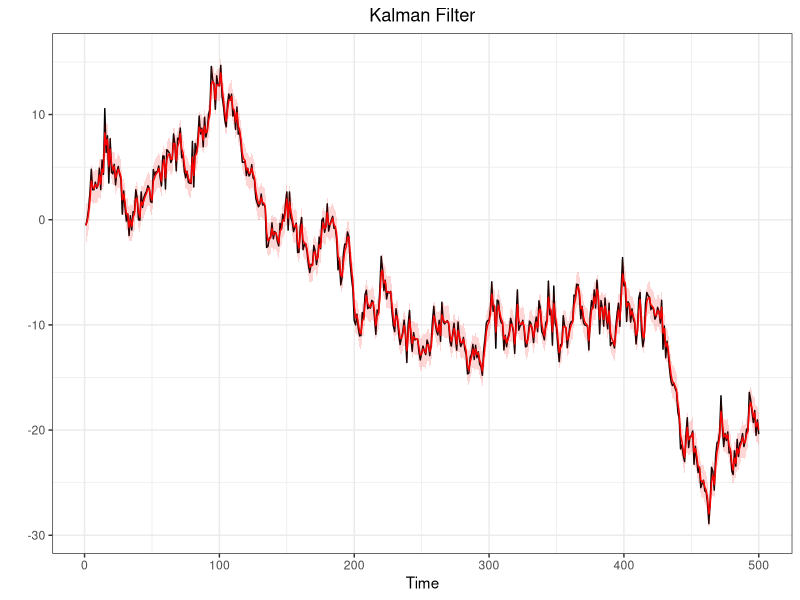
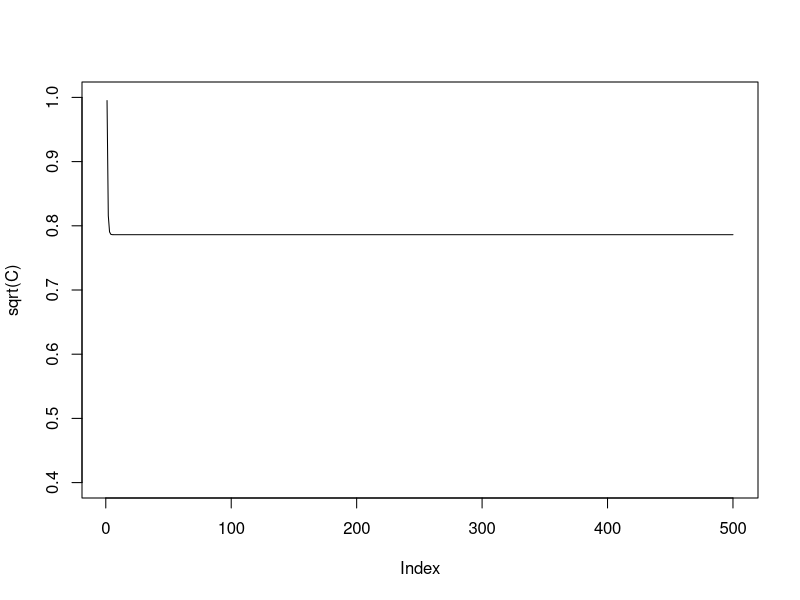

Here is the R script that generated these plots, in order: (Note: this script raises an error after producing the figures.)
#@@@@@@@@@@@@@@@@@@@@##
#   SMC: FILTERING    #
#@@@@@@@@@@@@@@@@@@@@##
library(ggplot2)
q025=function(x){quantile(x,0.025)}
q975=function(x){quantile(x,0.975)}


#Generate a random walk plus noise
#---------------------------------
#n = sample dim
#sigma = obs noise variance
#tau = state noise variance
#x0 = init state

dlm.sim = function(n,sigma,tau,x0){
  x    = rep(0,n)  #state process
  y    = rep(0,n)  #obs process
  x[1] = rnorm(1,x0,tau)
  y[1] = rnorm(1,x[1],sigma)
  for (t in 2:n){
    x[t] = rnorm(1,x[t-1],tau)
    y[t] = rnorm(1,x[t],sigma)
  }
  return(list(x=x,y=y))
}

#Filtering, using data
#---------------------
#y = observed data

DLM<-function(data,sig2,tau2,m0,C0,smooth){
  n  = length(data)
  m  = rep(0,n)
  C  = rep(0,n)
  s = rep(0,n)
  S = rep(0,n)
  B  = rep(0,n-1)
  for (t in 1:n){
    if (t==1){
      a = m0
      R = C0 + tau2
    }else{
      a = m[t-1]
      R = C[t-1] + tau2
    }
    A = R/(R+sig2)
    m[t] = (1-A)*a + A*y[t]
    C[t] = A*sig2
    B[t-1] = C[t]/(C[t]+tau2)
  }
  s[n] = m[n]
  S[n] = C[n]
  for (t in (n-1):1){
    s[t] = (1-B[t])*m[t]+B[t]*s[t+1]
    S[t] = (1-B[t])*C[t]+B[t]^2*S[t+1]
  }
  return(list(m=m,C=C,s=s,S=S))
}


#Generate a random walk plus noise
#---------------------------------
n=500
tau2=1
sigma2=1
sigma=sqrt(sigma2)
tau=sqrt(tau2)
x0=0

sim<-dlm.sim(n,sigma,tau,x0)
y<-sim$y
x<-sim$x

#Kalman Filter
#-------------
m0=0
C0=100
filtval<-DLM(y,sigma2,tau2,m0,C0)
m<-filtval$m
C<-filtval$C
Low = m + qnorm(0.025)*sqrt(C)
Up = m + qnorm(0.975)*sqrt(C)

#Put everything in a data frame (for ggplot)
timeframe<-c(1:length(y))
DLM.df<-data.frame(timeframe,y,x,m,C,Low,Up)

#Plots (observations in black and filtered states in red)
ggplot(DLM.df,aes(x=timeframe))+
  geom_line(aes(y=y))+
  geom_line(aes(y=m),col="red")+
  geom_ribbon(aes(ymin = Low, ymax = Up),
              fill="red",alpha=0.16) +
  labs(x="Time",
       y="")+
  ggtitle("Kalman Filter")+
  theme_bw()+
  theme(plot.title = element_text(hjust = 0.5))

#Sequential Importance Sampling
#------------------------------
#This function produce sequential importance samples
#for Space state model that have linear gaussian state process
#y=data
#N=n°sample produced
#m0,c0,tau and sigma specified as above
#It returns xs,ws and ess which are respectively the filtered states
#the relative weight and the effective sample size for any period.

SISfun<-function(data,N,m0,C0,tau,sigma,smooth){
  xs<-NULL
  ws<-NULL
  ess<-NULL
  x  = rnorm(N,m0,sqrt(C0))
  w  = rep(1/N,N)
  for(t in 1:length(data)){
    x    = rnorm(N,x,tau)                   #sample from N(x_{0},tau)
    w    = w*dnorm(data[t],x,sigma)         #update weight
    xs = rbind(xs,x)
    ws = rbind(ws,w)
    
    wnorm= w/sum(w)                         #normalized weight
    ESS  = 1/sum(wnorm^2)                   #effective sample size
    
    ess =rbind(ess,ESS)
  }
  
  if(smooth){
    xb = matrix(0,n,N)
    for (j in 1:N){
      xb[n,j] = xs[n,j]
      for (t in (n-1):1){
        w = dnorm(xb[t+1,j],xs[t,],tau)
        w = w/sum(w)
        xb[t,j] = sample(xs[t,],size=1,prob=w)
      }
    }
    return(list(xs=xs,ws=ws,ess=ess,xb=xb))
  }else{}
  
  return(list(xs=xs,ws=ws,ess=ess))
}

#Nota: il SIS così costruito (Chopin-Papastiliopoluos) 
#ha problemi con i pesi infatti wnorm dopo un po' di iterazioni 
#è un vettore (0,0,...,0,1) dopodichè dà errore

#Sequential Importance Sampling with Resampling
#----------------------------------------------
SISRfun<-function(data,N,m0,C0,tau,sigma,smooth){
  if(missing(smooth)){smooth=F}
  ws  = NULL
  xs  = NULL
  ess = NULL
  x   = rnorm(N,m0,sqrt(C0))
  w   = rep(1/N,N)
  n   = length(data)
  for (t in 1:n){
    x1  = rnorm(N,x,tau)
    w1   = w*dnorm(data[t],x1,sigma)
    x   = sample(x1,size=N,replace=T,prob=w1)
    w   = rep(1/N,N)
    
    xs  = rbind(xs,x)
    ws  = rbind(ws,w)
    
    wnorm   = w/sum(w)
    ESS = 1/sum(wnorm^2)
    ess = c(ess,ESS)
  }
  if(smooth){
    xb = matrix(0,n,N)
    for (j in 1:N){
      xb[n,j] = xs[n,j]
      for (t in (n-1):1){
        w = dnorm(xb[t+1,j],xs[t,],tau)
        w = w/sum(w)
        xb[t,j] = sample(xs[t,],size=1,prob=w)
      }
    }
    return(list(xs=xs,ws=ws,ess=ess,xb=xb))
  }else{}
  
  return(list(xs=xs,ws=ws,ess=ess))
}

#Particle Filter
#---------------
PFfun<-function(data,N,m0,C0,tau,sigma){
  xs<-NULL
  ws<-NULL
  ess<-NULL
  x  = rnorm(N,m0,sqrt(C0))
  w  = rep(1/N,N)
   
  for(t in 1:length(data)){
    
    x<-rnorm(N,x,tau)
    w1<-w*dnorm(data[t],x,sigma)
    
    w = w1/sum(w1)
    ESS  = 1/sum(w^2)
    
    if(ESS<(N/2)){
      index<-sample(N,size=N,replace=T,prob=w)
      x<-x[index]
      w<-rep(1/N,N)
    }else{}
    
    xs = rbind(xs,x)
    ws = rbind(ws,w)
    ess =rbind(ess,ESS)
  }
  return(list(xs=xs,ws=ws,ess=ess))
}



#Guided Particle Filter
#----------------------
GPFfun<-function(data,N,m0,C0,tau,sigma){
  xs<-NULL
  ws<-NULL
  ess<-NULL
  x  = rnorm(N,m0,sqrt(C0))
  w  = rep(1/N,N)
  
  for(t in 1:length(data)){
    
    xprev<-x
    x<-rnorm(N,x,tau)
    w1<-w*dnorm(data[t],x,sigma)*dnorm(x,xprev,tau)*I(x>0)/dnorm(x,xprev,tau)
    
    w = w1/sum(w1)
    ESS  = 1/sum(w^2)
    
    if(ESS<(N/2)){
      index<-sample(N,size=N,replace=T,prob=w)
      x<-x[index]
      w<-rep(1/N,N)
    }else{}
    
    xs = rbind(xs,x)
    ws = rbind(ws,w)
    ess =rbind(ess,ESS)
  }
  return(list(xs=xs,ws=ws,ess=ess))
}

a<-PFfun(y,1000,0,100,1,1)
s<-sample(a$xs[200,],replace=T,prob=a$ws[200,])
#
#
#Guided Particle Filter
#----------------------
GPFfun<-function(data,N,m0,C0,tau,sigma){
  xs<-NULL
  ws<-NULL
  ess<-NULL
  x  = rnorm(N,m0,sqrt(C0))
  w  = rep(1/N,N)
  
  for(t in 1:length(data)){
    
    xprev<-x
    x<-rnorm(N,x,tau)
    w1<-w*dnorm(data[t],x,sigma)*dunif(x,xprev,xprev+10)/dnorm(x,xprev,tau)
    
    w = w1/sum(w1)
    ESS  = 1/sum(w^2)
    
    if(ESS<(N/2)){
      index<-sample(N,size=N,replace=T,prob=w)
      x<-x[index]
      w<-rep(1/N,N)
    }else{}
    
    xs = rbind(xs,x)
    ws = rbind(ws,w)
    ess =rbind(ess,ESS)
  }
  return(list(xs=xs,ws=ws,ess=ess))
}



#Auxiliary Particle Filter (ESS-based resampling)
#------------------------------------------------
APFfun<-function(data,N,m0,C0,tau,sigma){
  xs<-NULL
  ws<-NULL
  ess<-NULL
  x  = rnorm(N,m0,sqrt(C0))
  w  = rep(1/N,N)
  
  for(t in 1:length(data)){
    
    weight = w*dnorm(data[t],x,sigma)
    k   = sample(1:N,size=N,replace=TRUE,prob=weight)
    x1   = rnorm(N,x[k],tau)
    lw  = dnorm(data[t],x1,sigma,log=TRUE)-dnorm(data[t],x[k],sigma,log=TRUE)
    w   = exp(lw)
    w   = w/sum(w)
    ESS  = 1/sum(w^2)
    
    if(ESS<(N/2)){
      index<-sample(N,size=N,replace=T,prob=w)
      x1<-x1[index]
      w<-rep(1/N,N)
    }else{}
    
    x <- x1
    xs = rbind(xs,x)
    ws = rbind(ws,w)
    ess =rbind(ess,ESS)
    
  }
  return(list(xs=xs,ws=ws,ess=ess))
}

#APF no ESS based resampling
#---------------------------
NAMEfun<-function(data,N,m0,C0,tau,sigma,smooth){
  if(missing(smooth)){smooth=F}
  ws  = NULL
  xs  = NULL
  ess = NULL
  x   = rnorm(N,m0,sqrt(C0))
  w   = rep(1/N,N)
  for (t in 1:n){
    w0  = w*dnorm(data[t],x,sigma)
    k   = sample(1:N,size=N,replace=TRUE,prob=w0)
    x1  = rnorm(N,x[k],tau)
    lw  = dnorm(data[t],x1,sigma,log=TRUE)-dnorm(data[t],x[k],sigma,log=TRUE)
    w   = exp(lw-max(lw))
    w   = w/sum(w)
    ESS = 1/sum(w^2)
    x   = sample(x1,size=N,replace=T,prob=w)
    xs  = rbind(xs,x)
    ws  = rbind(ws,w/sum(w))
    ess = c(ess,ESS)
  }
  
  if(smooth){
    xb = matrix(0,n,N)
    for (j in 1:N){
      xb[n,j] = xs[n,j]
      for (t in (n-1):1){
        w = dnorm(xb[t+1,j],xs[t,],tau)
        w = w/sum(w)
        xb[t,j] = sample(xs[t,],size=1,prob=w)
      }
    }
    return(list(xs=xs,ws=ws,ess=ess,xb=xb))
  }else{}
  
  return(list(xs=xs,ws=ws,ess=ess))
}

# Liu and West filter
# -------------------
set.seed(8642)
N      = 10

LWfun<-function(data,N,m0,C0,alphav,betav,alphaw,betaw,delta){
  
  xs     = rnorm(N,m0,sqrt(C0))
  if(missing(c(alphav,betav,alphaw,betaw))){
    pars   = cbind(runif(N,0,10),runif(N,0,10))
  }else{
  pars   = cbind(rgamma(N,shape=alphav,scale=betav),rgamma(N,shape=alphaw,scale=betaw))
  }
  a      = (3*delta-1)/(2*delta)
  h2     = 1-a^2
  parss  = array(0,c(N,2,n))
  xss    = NULL
  ws     = NULL
  ESS    = NULL
  w      = rep(1/N,N)
  for (t in 1:length(data)){
    meanV = weighted.mean(pars[,1],w)
    varV  = weighted.mean((pars[,1]-meanV)^2,w)
    meanW = weighted.mean(pars[,2],w)
    varW  = weighted.mean((pars[,2]-meanW)^2,w)
    
    muV = a*pars[,1]+(1-a)*meanV
    sigma2V = (1-a^2)*varV
    alphaV = muV^2/sigma2V
    betaV = muV/sigma2V
    
    muW = a*pars[,1]+(1-a)*meanW
    sigma2W = (1-a^2)*varW
    alphaW = muW^2/sigma2W
    betaW = muW/sigma2W
    
    weight      = w*dnorm(data[t],xs,sqrt(muV))
    k           = sample(1:N,size=N,replace=T,prob=weight)
    
    pars[,1]<-rgamma(N,shape=alphaV[k],rate=betaV[k])
    pars[,2]<-rgamma(N,shape=alphaW[k],rate=betaW[k])
    
    xsprevious<-xs[k]
    xs = rnorm(N,xs[k],sqrt(pars[,2]))
    
    w           = exp(dnorm( data[t],xs,sqrt(pars[,1]),log=T)-
                        dnorm( data[t],xsprevious,sqrt(muV[k]),log=T))
    w           = w/sum(w)
    ESS         = 1/sum(w^2)
    
    if(ESS<(N/2)){
      index<-sample(N,size=N,replace=T,prob=w)
      xs<-xs[index]
      pars<-pars[index,]
      w<-rep(1/N,N)
    }else{
      xs<-xs
      pars<-pars
    }
    
    
    xss         = rbind(xss,xs)
    parss[,,t]  = pars 
    ws          = rbind(ws,w)
  }
  return(list(xss=xss,parss=parss,ws=ws))
}




#.................................................
#Filtervalues is a function that computes the mean
#and the variance of a SISR already estimated (post estimation command)
Filtervalues<-function(fun){
  xhat<-sapply(1:n,function(i)
    weighted.mean(fun$xs[i,],fun$ws[i,]))
  sdhat<-sapply(1:n,function(i)
    sqrt(weighted.mean((fun$xs[i,]-xhat[i])^2,fun$ws[i,])))
  
  return(list(mean=xhat,sd=sdhat))
  
}
#Example of Comparison (do in GGPLOT if possible)
N<-1000
h<-SISRfun(y,N,m0,C0,tau,sigma)
Var<-Filtervalues(h)$var
plot(sqrt(C),type="l",ylim=c(0.4,1))
par(new=T)
plot(Var,type="l",col="red",ylim=c(0.4,1))

#Filterplot is a function similar to Filtervalues 
#returning plots of median and quantiles
Filterplot<-function(data,fun,title){
  require(ggplot2)
  mx = apply(fun$xs,1,median)
  lx = apply(fun$xs,1,q025)
  ux = apply(fun$xs,1,q975)
  
  timeframe<-c(1:length(data))
  df<-data.frame(timeframe,data,mx,lx,ux)
  
  ggplot(df,aes(x=timeframe))+
    geom_line(aes(y=data))+
    geom_line(aes(y=mx),col="red")+
    geom_ribbon(aes(ymin = lx, ymax = ux),
                fill="red",alpha=0.16) +
    labs(x="Time",
         y="")+
    ggtitle(title)+
    theme_bw()+
    theme(plot.title = element_text(hjust = 0.5))
}

Smoothplot<-function(data,fun,title){
  require(ggplot2)
  mx = apply(fun$xb,1,median)
  lx = apply(fun$xb,1,q025)
  ux = apply(fun$xb,1,q975)
  
  timeframe<-c(1:length(data))
  df<-data.frame(timeframe,data,mx,lx,ux)
  
  ggplot(df,aes(x=timeframe))+
    geom_line(aes(y=data))+
    geom_line(aes(y=mx),col="blue")+
    geom_ribbon(aes(ymin = lx, ymax = ux),
                fill="red",alpha=0.16) +
    labs(x="Time",
         y="")+
    ggtitle(title)+
    theme_bw()+
    theme(plot.title = element_text(hjust = 0.5))
  
}
